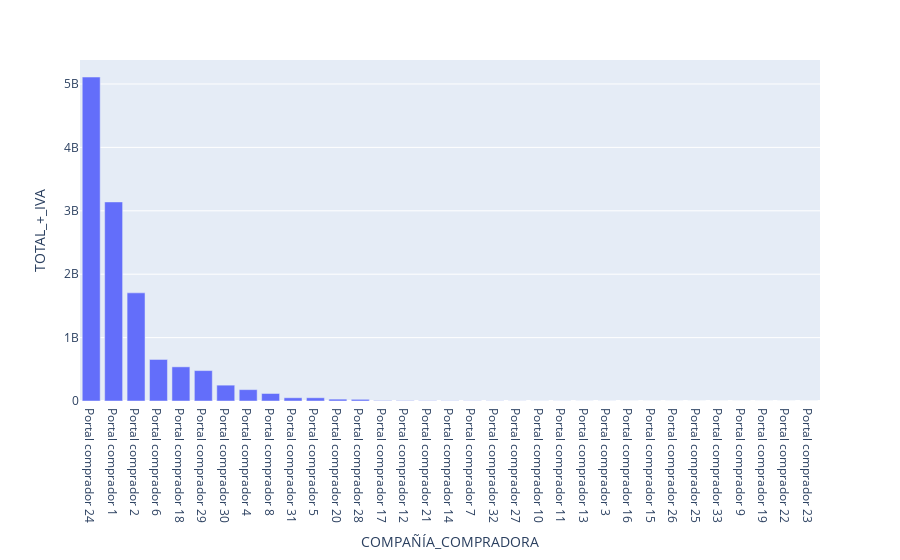

Notebook code for this chart:
### Code cell
px.bar(df_Comp, y='TOTAL_+_IVA')

### Figure 1 — Plotly figure (JSON) as saved in the notebook; plotly's stock layout.template omitted (floating-point values rounded to 4 significant figures)
{"data": [{"alignmentgroup": "True", "hovertemplate": "COMPAÑÍA_COMPRADORA=%{x}<br>TOTAL_+_IVA=%{y}<extra></extra>", "legendgroup": "", "marker": {"color": "#636efa", "pattern": {"shape": ""}}, "name": "", "offsetgroup": "", "orientation": "v", "showlegend": false, "textposition": "auto", "type": "bar", "x": ["Portal comprador 24", "Portal comprador 1", "Portal comprador 2", "Portal comprador 6", "Portal comprador 18", "Portal comprador 29", "Portal comprador 30", "Portal comprador 4", "Portal comprador 8", "Portal comprador 31", "Portal comprador 5", "Portal comprador 20", "Portal comprador 28", "Portal comprador 17", "Portal comprador 12", "Portal comprador 21", "Portal comprador 14", "Portal comprador 7", "Portal comprador 32", "Portal comprador 27", "Portal comprador 10", "Portal comprador 11", "Portal comprador 13", "Portal comprador 3", "Portal comprador 16", "Portal comprador 15", "Portal comprador 26", "Portal comprador 25", "Portal comprador 33", "Portal comprador 9", "Portal comprador 19", "Portal comprador 22", "Portal comprador 23"], "xaxis": "x", "y": [5109382656, 3139771392, 1705507200, 655103552, 538767872, 479823360, 249989136, 179230640, 118483616, 51110688, 51091624, 29341420, 26460554, 7306600, 5664299, 4189000, 3296546, 3044721, 2638611, 1584488, 1204518, 1070101, 811498, 767060, 400752, 360000, 178500, 46912, 30000, 25600, 20000, 9091, 5712], "yaxis": "y"}], "layout": {"barmode": "relative", "legend": {"tracegroupgap": 0}, "margin": {"t": 60}, "xaxis": {"anchor": "y", "domain": [0, 1], "title": {"text": "COMPAÑÍA_COMPRADORA"}}, "yaxis": {"anchor": "x", "domain": [0, 1], "title": {"text": "TOTAL_+_IVA"}}}}
